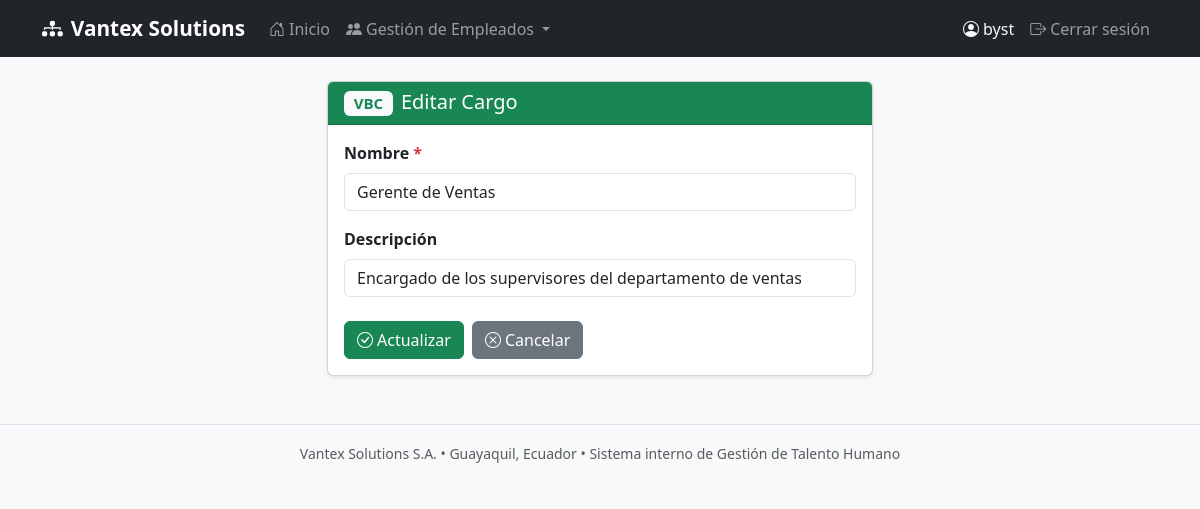
/vbc/cargos/2/editar/ (signed in), run on the app's committed database.
### empleados/models.py (models this page shows, shortened)
class Cargo(models.Model):
    nombre = models.CharField(max_length=100)
    descripcion = models.CharField(max_length=200, blank=True, null=True)
    class Meta:
        verbose_name = 'Cargo'
        verbose_name_plural = 'Cargos'
        ordering = ['nombre']

### empleados/views_vbc.py (the view)
class CargoUpdateView(LoginRequiredMixin, UpdateView):
    model = Cargo
    form_class = CargoForm
    template_name = 'empleados/vbc/cargo_form.html'
    success_url = reverse_lazy('vbc:cargo_lista')
    def get_context_data(self, **kwargs):
        context = super().get_context_data(**kwargs)
        context['titulo'] = 'Editar Cargo'
        context['accion'] = 'Actualizar'
        return context

### empleados/forms.py
class CargoForm(forms.ModelForm):
    class Meta:
        model = Cargo
        fields = ['nombre', 'descripcion']
        widgets = {
            'nombre': forms.TextInput(attrs={
                'class': 'form-control',
                'placeholder': 'Nombre del cargo'
            }),
            'descripcion': forms.TextInput(attrs={
                'class': 'form-control',
                'placeholder': 'Descripción (opcional)'
            }),
        }
        labels = {
            'nombre': 'Nombre',
            'descripcion': 'Descripción',
        }

### empleados/templates/empleados/vbc/cargo_form.html (shortened to what this page needs)
{% extends 'empleados/base.html' %}
{% block content %}
<div class="row justify-content-center">
    <div class="col-md-6">
        <div class="card shadow-sm">
            <div class="card-header card-header-vbc">
                <h5 class="mb-0">
                    <span class="badge bg-light text-success me-2">VBC</span>{{ titulo }}
                </h5>
            </div>
            <div class="card-body">
                <form method="post">
                    {% for field in form %}
                    <div class="mb-3">
                        <label for="{{ field.id_for_label }}" class="form-label fw-semibold">
                            {{ field.label }}
                            {% if field.field.required %}<span class="text-danger">*</span>{% endif %}
                        </label>
                        {{ field }}
                    </div>
                    {% endfor %}
                    <div class="d-flex gap-2 mt-4">
                        <button type="submit" class="btn btn-success">
                            <i class="bi bi-check-circle me-1"></i>{{ accion }}
                        </button>
                        <a href="{% url 'vbc:cargo_lista' %}" class="btn btn-secondary">
                            <i class="bi bi-x-circle me-1"></i>Cancelar
                        </a>
                    </div>
                </form>
            </div>
        </div>
    </div>
</div>
{% endblock %}

### empleados/templates/empleados/base.html (shortened to what this page needs)
<!DOCTYPE html>
<html lang="es">
<head>
    <link href="https://cdn.jsdelivr.net/npm/bootstrap@5.3.0/dist/css/bootstrap.min.css" rel="stylesheet">
    <link href="https://cdn.jsdelivr.net/npm/bootstrap-icons@1.10.5/font/bootstrap-icons.css" rel="stylesheet">
</head>
<body>
<nav class="navbar navbar-expand-lg navbar-dark bg-dark mb-4">
    <div class="container">
        <a class="navbar-brand" href="{% url 'home' %}">
            <i class="bi bi-diagram-3-fill me-2"></i>Vantex Solutions
        </a>
        <div class="collapse navbar-collapse" id="navbarNav">
            <ul class="navbar-nav me-auto">
                <li class="nav-item">
                    <a class="nav-link" href="{% url 'home' %}">
                        <i class="bi bi-house-door me-1"></i>Inicio
                    </a>
                </li>
                <li class="nav-item dropdown">
                    <a class="nav-link dropdown-toggle" href="#" role="button" data-bs-toggle="dropdown">
                        <i class="bi bi-people-fill me-1"></i>Gestión de Empleados
                    </a>
                </li>
            </ul>
            <ul class="navbar-nav ms-auto">
                {% if user.is_authenticated %}
                <li class="nav-item">
                    <span class="nav-link text-light">
                        <i class="bi bi-person-circle me-1"></i>{{ user.username }}
                    </span>
                </li>
                <li class="nav-item">
                    <a class="nav-link" href="{% url 'signout' %}">
                        <i class="bi bi-box-arrow-right me-1"></i>Cerrar sesión
                    </a>
                </li>
                {% endif %}
            </ul>
        </div>
    </div>
</nav>
<div class="container">
    {% block content %}{% endblock %}
</div>
<footer class="text-center text-muted mt-5 py-3 border-top">
    <small>Vantex Solutions S.A. &bull; Guayaquil, Ecuador &bull; Sistema interno de Gestión de Talento Humano</small>
</footer>
</body>
</html>

### empleados/templates/empleados/base.html (style rules this page uses)
body { background-color: #f8f9fa; }
.navbar-brand { font-weight: 700; font-size: 1.3rem; }
.card-header-vbc { background-color: #198754; color: white; }

### data on the page
Cargo: form "Gerente de Ventas" "Encargado de los supervisores del departamento de ventas"

### other printed values
{{ user.username }} "byst"
{{ titulo }} "Editar Cargo"
{{ field.label }} "Nombre" "Descripción"
{{ accion }} "Actualizar"
